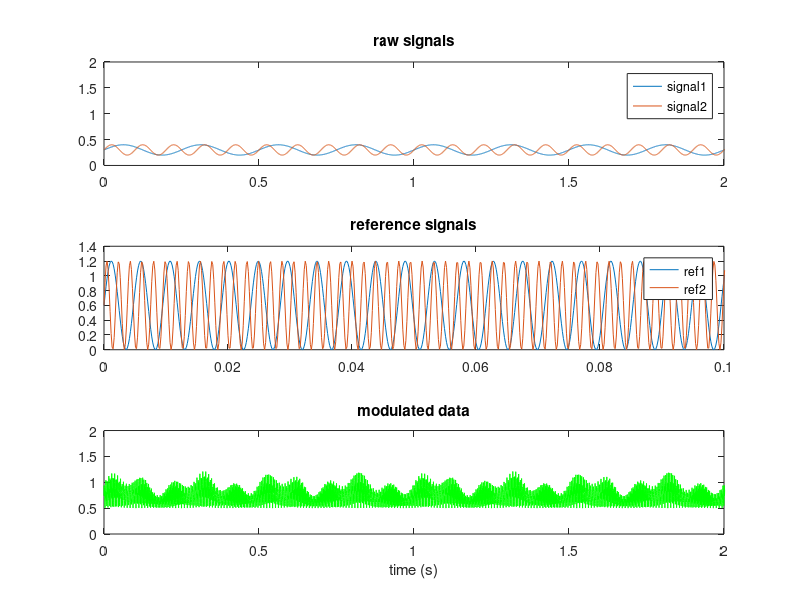
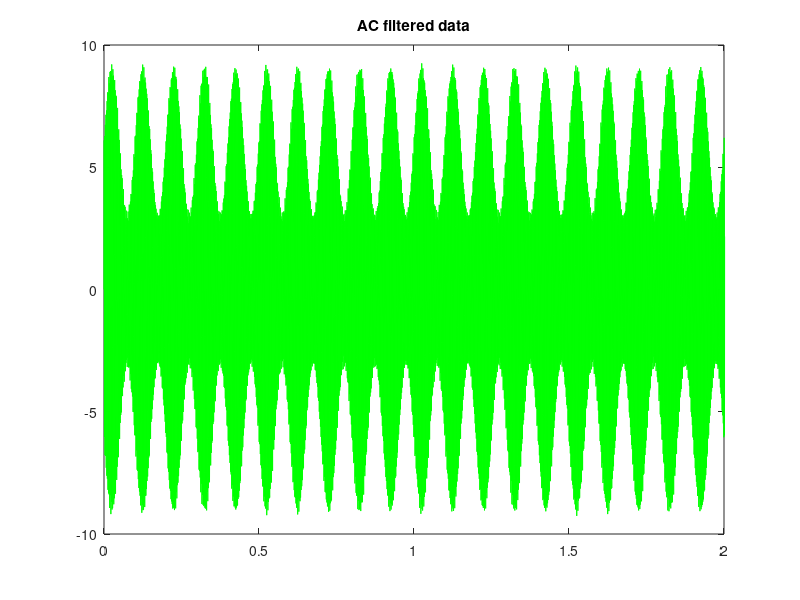
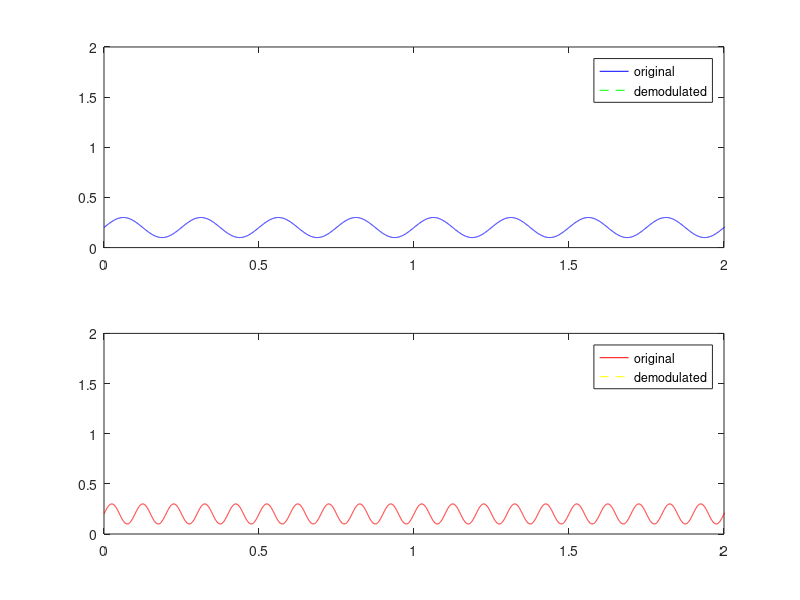

MATLAB code for these plots, in order: (Note: this script raises an error after producing the figures.)

% Fitz Sturgill 2018
%% make dummy data 
 

Fs_raw = 6100;
Fs = 610;


duration = 10;
t = linspace(0, duration, duration * Fs_raw);
f1 = 4; % 5hz for ch1 and 2
f2 = 10;
fmod1 = 211;
fmod2 = 531;
refAmp = 0.6;
sigAmp = 0.1;
sig1 = sin(2*pi*f1 * t) * sigAmp + (sigAmp + 0.1); % signals with offset to mimic real calcium data
sig2 = sin(2*pi*f2 * t) * sigAmp + (sigAmp + 0.1);   % signals with offset to mimic real calcium data

ref1 = sin(2*pi*fmod1 * t);
ref2 = sin(2*pi*fmod2 * t);

mod = sig1 .* (ref1 * refAmp + refAmp) + sig2 .* (ref2 * refAmp + refAmp);
    mod = mod + 0.5; % add an offset to mimic dark current/voltage of photodetector

figure; subplot(3,1,1);   plot(t, [sig1' + 0.1, sig2' + 0.1]); set(gca, 'XLim', [0 2], 'YLim', [0 2]); legend('signal1', 'signal2'); title('raw signals');
subplot(3,1,2); plot(t, [ref1' * refAmp + refAmp, ref2' * refAmp + refAmp]); set(gca, 'XLim', [0 0.1]); title('reference signals'); legend('ref1', 'ref2');
subplot(3,1,3); plot(t, mod, 'g');  set(gca, 'XLim', [0 2]); set(gca, 'YLim', [0 2]); title('modulated data'); xlabel('time (s)');
 
 
 %% AC filter modulated data and plot filtered version of signal
 figure;
 [z,p,k] = butter(5, 25/(Fs_raw/2), 'high'); % 25Hz cutoff frequency normalized to Nyquist frequency
[sos, g] = zp2sos(z,p,k);
mod_filt = filtfilt(sos, g, mod);
plot(t, mod_filt , 'g');  set(gca, 'XLim', [0 2]);
title('AC filtered data');

%% demodulate the synthetic data and compare to original prior to modulation
figure;
subplot(2,1,1); title('signal 1');
% make lowpass filter
[z,p,k] = butter(5, 15/(Fs_raw/2), 'low'); % 15Hz cutoff frequency normalized to Nyquist frequency
[sos, g] = zp2sos(z,p,k);

ref_0 = ref1;
ref_90 = sin(2*pi*fmod1 * t + pi/2); % phase shift by 90 degrees
mixed_0 = mod_filt .* ref_0;
mixed_90 = mod_filt .* ref_90;

mixed_0_filt = filtfilt(sos, g, mixed_0);
mixed_90_filt = filtfilt(sos, g, mixed_90);

demod = (mixed_0_filt .^2 + mixed_90_filt .^2) .^(1/2); % take pythagorean distance
demod = demod * 2 / refAmp;
% demod = demod * 2;

 plot(t, sig1, 'b'); hold on; plot(t, demod, 'g--'); set(gca, 'XLim', [0 2], 'YLim', [0 2]);
legend('original', 'demodulated');

% signal 2
subplot(2,1,2); title('signal 2');
% ref_0 = ref2;
ref_0 = sin(2*pi*fmod2 * t); % phase shift by 90 degrees
ref_90 = sin(2*pi*fmod2 * t + pi/2); % phase shift by 90 degrees
mixed_0 = mod_filt .* ref_0;
mixed_90 = mod_filt .* ref_90;

mixed_0_filt = filtfilt(sos, g, mixed_0);
mixed_90_filt = filtfilt(sos, g, mixed_90);

demod = (mixed_0_filt .^2 + mixed_90_filt .^2) .^(1/2); % take pythagorean distance
demod = demod * 2 / refAmp;
% demod = demod * 2;

 plot(t, sig2, 'r'); hold on; plot(t, demod, 'y--'); set(gca, 'XLim', [0 2], 'YLim', [0 2]);
legend('original', 'demodulated');
%% FFT of modulated data



Y = fft(mod_filt);
L = length(mod_filt);
P2 = abs(Y/length(mod_filt));
P1 = P2(1:L/2 + 1);
P1(2:end-1) = 2 * P1(2:end-1);
f = Fs_raw * (0:(L/2))/L;

ensureFigure('fft', 1); plot(f, P1);
set(gca, 'XLim', [0 1000]); xlabel('frequency (Hz)');



